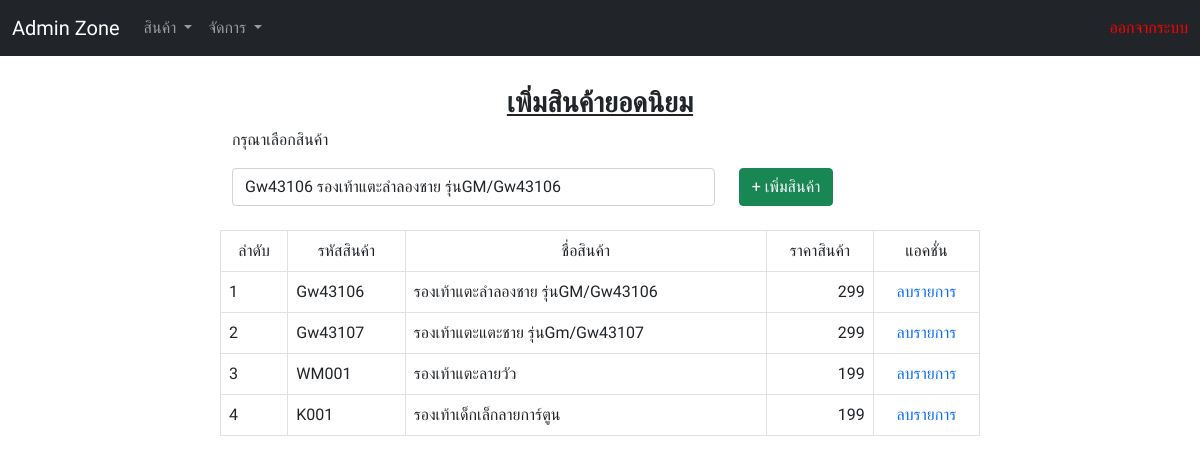
Page /ShoesWebapp/addpopular.php (signed in) on the committed database.
### tables this page shows
CREATE TABLE `stock_popular` (
  `popular_ID` int(255) NOT NULL,
  `product_ID` int(255) NOT NULL,
  `Code` varchar(255) NOT NULL,
  `Name` varchar(255) NOT NULL,
  `Forsell` int(255) NOT NULL,
  `Type` varchar(255) NOT NULL,
  `Img` varchar(255) NOT NULL
);

### ShoesWebapp/addpopular.php (the view, shortened to what this page needs)
<?php
    include_once 'database.php';
    $sql = "SELECT * FROM stock";
    $result = mysqli_query($conn,$sql);
    $popular_id = 1;
    $popular = "SELECT * FROM stock_popular";
    $resultpopular = mysqli_query($conn,$popular);
    if(!$_SESSION['Status'] == "Admin") {
        header("Location: index.php");
    }
    else {
?>
<!DOCTYPE html>
<html lang="en">
<head>
    <link href="https://cdn.jsdelivr.net/npm/bootstrap@5.0.2/dist/css/bootstrap.min.css" rel="stylesheet">
    <link rel='stylesheet' href='https://use.fontawesome.com/releases/v5.3.1/css/all.css'>
    <link rel="stylesheet" href="./css/style.css">
</head>
<body>
    <nav class="navbar navbar-expand-lg navbar-dark  bg-dark">
    <div class="container-fluid">
        <a class="navbar-brand" href="./admin.php">Admin Zone</a>
        <div class="collapse navbar-collapse" id="navbarSupportedContent">
        <ul class="navbar-nav me-auto mb-2 mb-lg-0">
            <li class="nav-item dropdown">
                <a class="nav-link dropdown-toggle" href="#" id="navbarDropdown" role="button" data-bs-toggle="dropdown" aria-expanded="false">
                    สินค้า
                </a>
            </li>
            <li class="nav-item dropdown">
                <a class="nav-link dropdown-toggle" href="#" id="navbarDropdown" role="button" data-bs-toggle="dropdown" aria-expanded="false">
                    จัดการ
                </a>
            </li>
        </ul>
        <form class="d-flex">
                <a href="index.php?logout='1'" style="color: red;"><span>ออกจากระบบ</span></a>
        </form>
        </div>
    </div>
    </nav>
        <section>
            <div class="container">
                <div class="row">
                    <div class="col-2"></div>
                    <div class="col-8">
                        <h3 style="text-align:center"><b><u>เพิ่มสินค้ายอดนิยม</u></b></h3>
                        <form action="" method="POST">
                            <span class="mt-5">กรุณาเลือกสินค้า</span>
                            <div class="row mt-3">
                                <div class="col-8">
                                    <select class="form-control" name="product_pop" id="product_pop" method="POST">
                                        <?php
                                            while($row = mysqli_fetch_array($result, MYSQLI_ASSOC)){
                                        ?>
                                            <option class="form-control" value="<?php echo $row['Code'] ?>"><?php echo $row['Code'] . " " . $row['Name'] ?></option>
                                        <?php
                                            }
                                        ?>
                                    </select>
                                </div>
                                <div class="col-4">
                                    <input style="align:center" class="btn btn-success float-start" name="btnadd" id="btnadd" type="submit" value="+ เพิ่มสินค้า">
                                </div>
                            </div>
                            <br>
                            <div class="row">
                    <table class="table table-bordered">
                        <tr>
                            <td align='center'>ลำดับ</td>
                            <td align='center'>รหัสสินค้า</td>
                            <td align='center'>ชื่อสินค้า</td>
                            <td align='center'>ราคาสินค้า</td>
                            <td align='center'>แอคชั่น</td>
                        </tr>
                        <?php
                                while($rowpop = mysqli_fetch_array($resultpopular, MYSQLI_ASSOC)){
                        ?>
                        <tr>
                            <td><?php echo $popular_id++?></td>
                            <td><?php echo $rowpop['Code']; ?></td>
                            <td><?php echo $rowpop['Name']; ?></td>
                            <td align='right'><?php echo $rowpop['Forsell']; ?></td>
                            <td align='center'><a href='addpopular.php?Code=<?php echo $rowpop['Code']; ?>&act=remove'>ลบรายการ</a></td>
                        </tr>
                        <?php
                            }
                        ?>
                    </table>
                </div>
                        </form>
                    </div>
                    <div class="col-2"></div>
                </div>
            </div>
        </section>
</body>
</html>
<?php
    }
?>

### ShoesWebapp/css/style.css (style rules this page uses)
* { margin: 0; padding: 0; box-sizing: border-box; font-family: "Prompt", sans-serif; }
a { text-decoration: none; }
section { margin-top: 30px; margin-bottom: 30px; }
.nav-link { text-decoration: none; color: white; }

### rows in the picture
stock_popular: Code "Gw43106", Name "รองเท้าแตะลำลองชาย รุ่นGM/Gw43106", Forsell "299"
stock_popular: Code "Gw43107", Name "รองเท้าแตะแตะชาย รุ่นGm/Gw43107", Forsell "299"
stock_popular: Code "WM001", Name "รองเท้าแตะลายวัว", Forsell "199"
stock_popular: Code "K001", Name "รองเท้าเด็กเล็กลายการ์ตูน", Forsell "199"

### other values in the picture
form field product_pop "Gw43106 รองเท้าแตะลำลองชาย รุ่นGM/Gw43106"
